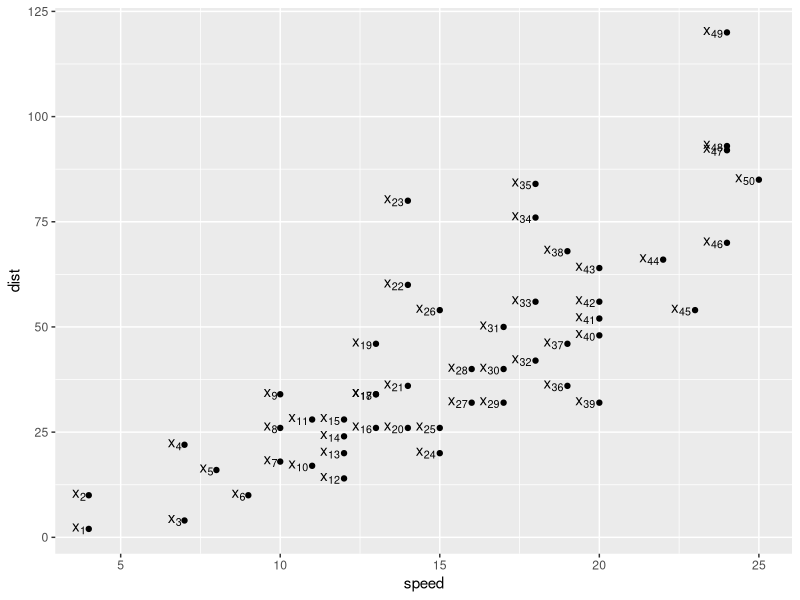
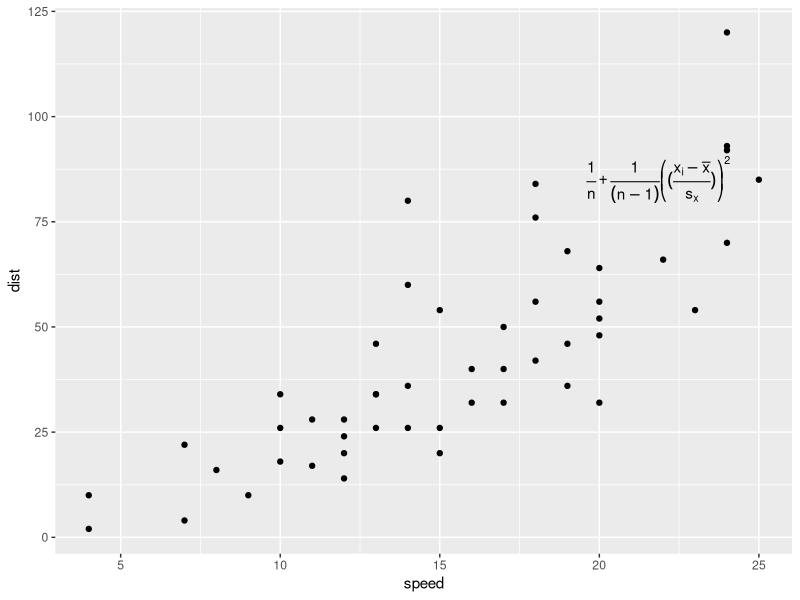
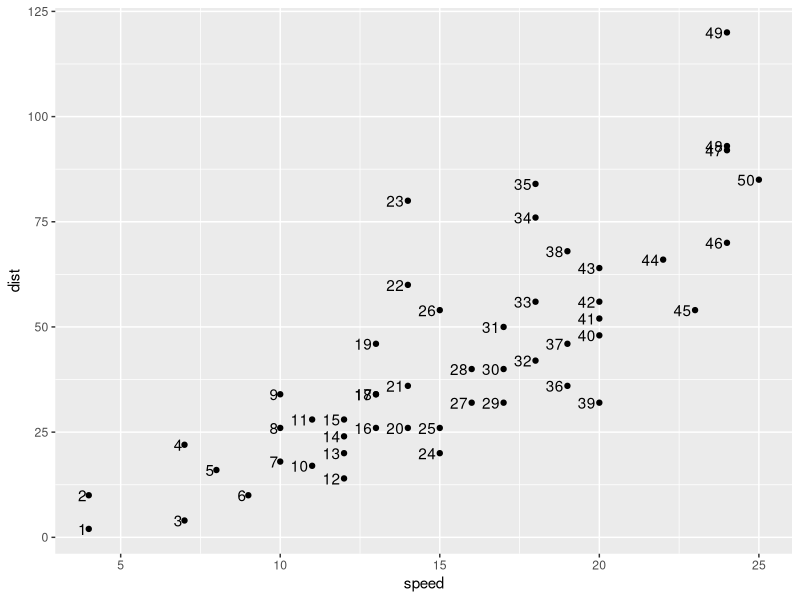

Recreate these plots in R, in order.
## ---- chunk 1
library(tidyverse)

cars %>% 
  mutate(id_number = 1:n()) %>% 
  ggplot() + 
  aes(x = speed, y = dist) + 
  geom_point() + 
  geom_text(aes(label = paste0("x[", id_number, "]")), 
             hjust = 1.2, parse = T)


cars %>% 
  mutate(id_number = 1:n()) %>% 
  ggplot() + 
  aes(x = speed, y = dist) + 
  geom_point() + 
  geom_text(data = . %>% slice(50), 
            aes(label = paste0('over(1, n) + over(1, (n - 1)) * bgroup("(", (over(x[i]-bar(x),s[x])),")") ^2')), 
             hjust = 1.2, parse = T, check_overlap = T)
## ---- chunk 2
# you won't use the scales argument, but ggplot will later
compute_group_row_number <- function(data, scales){
  
  data %>% 
    # add an additional column called label
    # the geom we inherit from requires the label aesthetic
    mutate(label = 1:n())
  
}

# step 1b test the computation function 
cars %>% 
  # input must have required aesthetic inputs as columns
  rename(x = speed, y = dist) %>% 
  compute_group_row_number() %>% 
  head()
## ---- chunk 3
StatRownumber <- ggplot2::ggproto(`_class` = "StatRownumber",
                                  `_inherit` = ggplot2::Stat,
                                  required_aes = c("x", "y"),
                                  compute_group = compute_group_row_number)
## ---- chunk 4
geom_text_equation <- function(mapping = NULL, data = NULL,
                           position = "identity", na.rm = FALSE,
                           show.legend = NA,
                           inherit.aes = TRUE, ...) {
  ggplot2::layer(
    stat = StatRownumber, # proto object from Step 2
    geom = ggplot2::GeomText, # inherit other behavior
    data = data, 
    mapping = mapping,
    position = position, 
    show.legend = show.legend, 
    inherit.aes = inherit.aes,
    params = list(na.rm = na.rm, ...)
  )
}
## ---- chunk 5
cars %>% 
  ggplot() + 
  aes(x = speed, y = dist) + 
  geom_point() + 
  geom_text_equation(hjust = 1.2) # function in action
